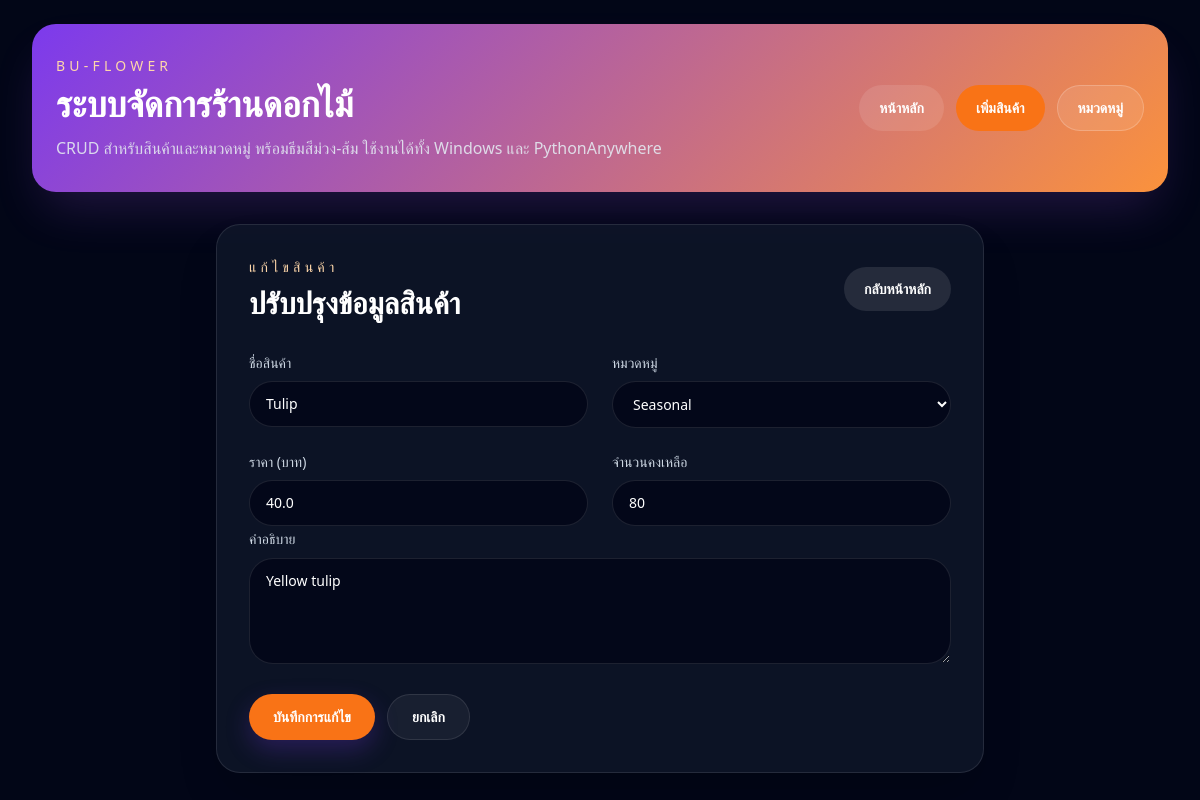
/flowers/edit/2, run on the app's committed database.
### tables this page shows
CREATE TABLE Flowers (
    id INTEGER PRIMARY KEY AUTOINCREMENT,
    name TEXT NOT NULL,
    category_id INTEGER,
    price REAL NOT NULL,
    stock INTEGER NOT NULL,
    description TEXT,
    FOREIGN KEY (category_id) REFERENCES Categories(id)
);

### app.py (the view, shortened to what this page needs)
@app.route('/flowers/edit/<int:flower_id>', methods=['GET', 'POST'])
def edit_flower(flower_id):
    conn = get_db_connection()
    flower = conn.execute('SELECT * FROM Flowers WHERE id = ?', (flower_id,)).fetchone()
    categories = conn.execute('SELECT * FROM Categories ORDER BY name').fetchall()
    conn.close()
    if flower is None:
        flash('ไม่พบสินค้านี้', 'danger')
        return redirect(url_for('home'))
    return render_template('index.html', section='flower_form', form_action=url_for('edit_flower', flower_id=flower_id), categories=categories, flower=flower, is_edit=True)

### app.py (called while the page is built)
def get_db_connection():
    conn = sqlite3.connect(DB_PATH)
    conn.row_factory = sqlite3.Row
    conn.execute('PRAGMA foreign_keys = ON')
    return conn

### templates/index.html (shortened to what this page needs)
<!DOCTYPE html>
<html lang="th">
<head>
    <script src="https://cdn.tailwindcss.com"></script>
</head>
<body class="min-h-screen bg-slate-950 text-slate-100">
    <div class="mx-auto max-w-7xl px-4 py-6 sm:px-6 lg:px-8">
        <header class="brand-gradient rounded-3xl px-6 py-8 shadow-2xl shadow-purple-500/20">
            <div class="flex flex-col gap-4 lg:flex-row lg:items-center lg:justify-between">
                <div>
                    <p class="text-sm uppercase tracking-[0.3em] text-orange-200">BU-Flower</p>
                    <h1 class="mt-2 text-4xl font-bold text-white">ระบบจัดการร้านดอกไม้</h1>
                    <p class="mt-3 max-w-2xl text-slate-200/90">CRUD สำหรับสินค้าและหมวดหมู่ พร้อมธีมสีม่วง-ส้ม ใช้งานได้ทั้ง Windows และ PythonAnywhere</p>
                </div>
                <div class="flex flex-wrap gap-3 text-sm">
                    <a href="{{ url_for('home') }}" class="inline-flex items-center justify-center rounded-full bg-white/10 px-5 py-3 font-semibold text-white transition hover:bg-white/20">หน้าหลัก</a>
                    <a href="{{ url_for('new_flower') }}" class="inline-flex items-center justify-center rounded-full bg-orange-500 px-5 py-3 font-semibold text-white transition hover:bg-orange-400">เพิ่มสินค้า</a>
                    <a href="{{ url_for('manage_categories') }}" class="inline-flex items-center justify-center rounded-full border border-white/20 bg-white/10 px-5 py-3 font-semibold text-white transition hover:border-orange-300">หมวดหมู่</a>
                </div>
            </div>
        </header>
        <main class="mt-8 space-y-8">
            {% if section == 'home' %}
                <section class="space-y-6">
                    <div class="flex flex-col gap-4 md:flex-row md:items-end md:justify-between">
                        <div>
                            <p class="text-sm uppercase tracking-[0.3em] text-orange-200">สินค้าทั้งหมด</p>
                            <h2 class="mt-2 text-3xl font-semibold text-white">Thumbnail Catalog</h2>
                        </div>
                        <div class="rounded-3xl bg-slate-900/70 p-5 shadow-xl shadow-indigo-500/10">
                            <p class="text-sm text-slate-300">จำนวนหมวดหมู่</p>
                            <p class="mt-2 text-3xl font-bold text-white">{{ categories|length }}</p>
                        </div>
                    </div>
                    <div class="grid gap-6 sm:grid-cols-2 xl:grid-cols-3">
                        {% for flower in flowers %}
                            <article class="group overflow-hidden rounded-3xl border border-white/10 bg-slate-900/80 p-6 shadow-2xl shadow-black/20 transition duration-300 hover:-translate-y-1 hover:border-orange-400/50">
                                <div class="flex items-center justify-between gap-4">
                                    <div>
                                        <p class="text-xs uppercase tracking-[0.3em] text-orange-300">{{ flower.category_name or 'ไม่มีหมวดหมู่' }}</p>
                                        <h3 class="mt-3 text-2xl font-semibold text-white">{{ flower.name }}</h3>
                                    </div>
                                    <div class="inline-flex h-14 w-14 items-center justify-center rounded-3xl bg-white/5 text-xl text-orange-300">
                                        ฿
                                    </div>
                                </div>
                                <p class="mt-5 text-slate-400">{{ flower.description or 'ไม่มีคำอธิบาย' }}</p>
                                <div class="mt-6 flex flex-wrap items-center justify-between gap-3 text-sm text-slate-300">
                                    <span>ราคา {{ '%.2f'|format(flower.price) }} บาท</span>
                                    <span>สต็อก {{ flower.stock }}</span>
                                </div>
                                <div class="mt-6 flex flex-wrap gap-3">
                                    <a href="{{ url_for('edit_flower', flower_id=flower.id) }}" class="inline-flex items-center justify-center rounded-full bg-purple-600 px-4 py-2 text-sm font-semibold text-white transition hover:bg-purple-500">แก้ไข</a>
                                    <form action="{{ url_for('delete_flower', flower_id=flower.id) }}" method="post" class="inline">
                                        <button type="submit" class="inline-flex items-center justify-center rounded-full bg-rose-500 px-4 py-2 text-sm font-semibold text-white transition hover:bg-rose-400">ลบ</button>
                                    </form>
                                </div>
                            </article>
                        {% else %}
                            <div class="rounded-3xl border border-white/10 bg-slate-900/80 p-10 text-center text-slate-300">
                                ไม่มีสินค้าตอนนี้ ลองเพิ่มสินค้าใหม่ดูได้
                            </div>
                        {% endfor %}
                    </div>
                </section>
            {% elif section == 'flower_form' %}
                <section class="mx-auto max-w-3xl rounded-3xl border border-white/10 bg-slate-900/80 p-8 shadow-2xl shadow-black/20">
                    <div class="flex flex-col gap-4 sm:flex-row sm:items-center sm:justify-between">
                        <div>
                            <p class="text-sm uppercase tracking-[0.3em] text-orange-200">{{ 'แก้ไขสินค้า' if is_edit else 'เพิ่มสินค้าใหม่' }}</p>
                            <h2 class="mt-2 text-3xl font-semibold text-white">{{ 'ปรับปรุงข้อมูลสินค้า' if is_edit else 'ฟอร์มเพิ่มสินค้า' }}</h2>
                        </div>
                        <a href="{{ url_for('home') }}" class="inline-flex items-center justify-center rounded-full bg-white/10 px-5 py-3 text-sm font-semibold text-white transition hover:bg-white/20">กลับหน้าหลัก</a>
                    </div>
                    <form action="{{ form_action }}" method="post" class="mt-8 space-y-6">
                        <div class="grid gap-6 sm:grid-cols-2">
                            <label class="space-y-2 text-sm text-slate-300">
                                <span>ชื่อสินค้า</span>
                                <input name="name" value="{{ flower.name | default(flower['name'] | default('')) }}" type="text" class="w-full rounded-3xl border border-white/10 bg-slate-950/80 px-4 py-3 text-white outline-none transition focus:border-orange-400" placeholder="เช่น ดอกกุหลาบ">
                            </label>
                            <label class="space-y-2 text-sm text-slate-300">
                                <span>หมวดหมู่</span>
                                <select name="category_id" class="w-full rounded-3xl border border-white/10 bg-slate-950/80 px-4 py-3 text-white outline-none transition focus:border-orange-400">
                                    {% for category in categories %}
                                        <option value="{{ category.id }}" {% set selected_id = flower.category_id | default(flower['category_id'] | default('')) %}{% if category.id|string == selected_id|string %}selected{% endif %}>{{ category.name }}</option>
                                    {% endfor %}
                                </select>
                            </label>
                        </div>
                        <div class="grid gap-6 sm:grid-cols-2">
                            <label class="space-y-2 text-sm text-slate-300">
                                <span>ราคา (บาท)</span>
                                <input name="price" value="{{ flower.price | default(flower['price'] | default('')) }}" type="number" step="0.01" min="0" class="w-full rounded-3xl border border-white/10 bg-slate-950/80 px-4 py-3 text-white outline-none transition focus:border-orange-400" placeholder="0.00">
                            </label>
                            <label class="space-y-2 text-sm text-slate-300">
                                <span>จำนวนคงเหลือ</span>
                                <input name="stock" value="{{ flower.stock | default(flower['stock'] | default('')) }}" type="number" min="0" class="w-full rounded-3xl border border-white/10 bg-slate-950/80 px-4 py-3 text-white outline-none transition focus:border-orange-400" placeholder="0">
                            </label>
                        </div>
                        <label class="space-y-2 text-sm text-slate-300">
                            <span>คำอธิบาย</span>
                            <textarea name="description" rows="4" class="w-full rounded-3xl border border-white/10 bg-slate-950/80 px-4 py-3 text-white outline-none transition focus:border-orange-400" placeholder="เช่น สดชื่น เหมาะสำหรับมอบเป็นของขวัญ">{{ flower.description | default(flower['description'] | default('')) }}</textarea>
                        </label>
                        <div class="flex flex-wrap gap-3">
                            <button type="submit" class="button-glow inline-flex items-center justify-center rounded-full bg-orange-500 px-6 py-3 text-sm font-semibold text-white transition hover:bg-orange-400">{{ 'บันทึกการแก้ไข' if is_edit else 'เพิ่มสินค้า' }}</button>
                            <a href="{{ url_for('home') }}" class="inline-flex items-center justify-center rounded-full border border-white/10 bg-white/5 px-6 py-3 text-sm font-semibold text-white transition hover:border-orange-300">ยกเลิก</a>
                        </div>
                    </form>
                </section>
            {% endif %}
        </main>
    </div>
</body>
</html>

### templates/index.html (style rules this page uses)
.brand-gradient { background: linear-gradient(135deg, #7c3aed 0%, #fb923c 100%); }
.button-glow { box-shadow: 0 10px 25px rgba(124, 58, 237, 0.25); }

### data on the page
Flowers: name "Tulip", price "40.0", stock "80", description "Yellow tulip"

### other printed values
{{ 'แก้ไขสินค้า' if is_edit else 'เพิ่มสินค้าใหม่' }} "แก้ไขสินค้า"
{{ 'ปรับปรุงข้อมูลสินค้า' if is_edit else 'ฟอร์มเพิ่มสินค้า' }} "ปรับปรุงข้อมูลสินค้า"
{{ 'บันทึกการแก้ไข' if is_edit else 'เพิ่มสินค้า' }} "บันทึกการแก้ไข"
form field category_id "Seasonal"
